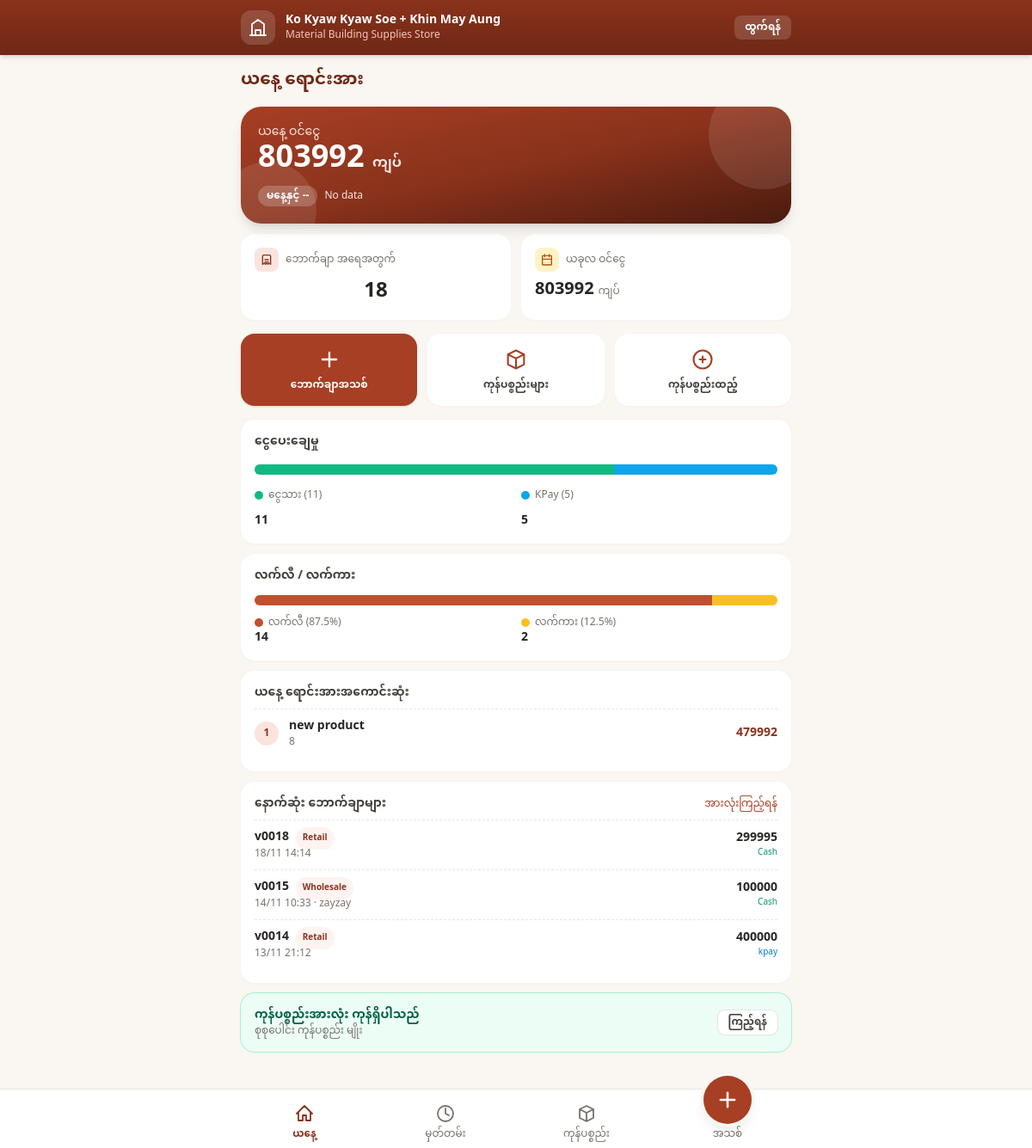
The app's page /products/index (signed in) with its own data.
### receiptinfo/models.py (models this page shows, shortened)
class Receipt(models.Model):
  class PayBy(models.TextChoices):
    CASH ="cash","Cash"
    KPAY = "Kpay","Kpay"
  class SaleType(models.TextChoices):
    RETAIL = "retail"
    WHOLESALE = "wholesale"
  v_code = models.CharField(max_length=20,unique=True,null=True,blank=True)
  customer = models.CharField(max_length=200,null=True,blank=True)
  pay_by = models.CharField(max_length=10,choices=PayBy.choices,default=PayBy.CASH)
  created_at = models.DateTimeField(auto_now_add=True)
  sale_type = models.CharField(max_length=10,choices=SaleType.choices,default=SaleType.RETAIL)
  is_void = models.BooleanField(default=False)
  @property
  def total_amount(self):
    return sum(item.total for item in self.items.all())

class ReceiptItem(models.Model):
  receipt = models.ForeignKey(Receipt,on_delete=models.CASCADE,related_name="items")
  product = models.ForeignKey(Product,on_delete=models.PROTECT)
  quantity = models.DecimalField(max_digits=10,decimal_places=2)
  unit_price = models.DecimalField(max_digits=10,decimal_places=2)
  @property
  def total(self):
    return self.quantity * self.unit_price

### productinfo/views.py (the view)
# urls.py: path('', RedirectView.as_view(pattern_name='index'), name='home'),
@login_required
def index(request):
  count = Receipt.objects.count()
  kpay  = Receipt.objects.filter(is_void=False,pay_by='kpay').count()
  cash  = Receipt.objects.filter(is_void=False,pay_by="cash").count()
  total = cash + kpay
  cash_pct = (cash / total * 100) if total else 0
  kpay_pct = (kpay / total * 100) if total else 0
  retail = Receipt.objects.filter(is_void=False,sale_type='retail').count()
  wholesale = Receipt.objects.filter(is_void=False,sale_type='wholesale').count()
  total_sale_type = retail + wholesale
  retail_pct = (retail / total_sale_type * 100) if total_sale_type else 0
  wholesale_pct = (wholesale / total_sale_type * 100) if total_sale_type else 0
  last_receipt = Receipt.objects.filter(is_void=False).order_by('-created_at')[:3]
  highest_amount = ReceiptItem.objects.filter(
    receipt__created_at__date=timezone.localdate()
  ).values(
    'product__name'
  ).annotate(
    qty=Sum('quantity'),
    amount=Sum(
        ExpressionWrapper(
            F('quantity') * F('unit_price'),
            output_field=DecimalField(max_digits=20, decimal_places=2)
        )
    )
  ).order_by('-amount')[:1]
  today_income =ReceiptItem.objects.filter(
  receipt__created_at__date=timezone.localdate()
  ).aggregate(
    total=Coalesce(
        Sum(
            ExpressionWrapper(
                F('quantity') * F('unit_price'),
                output_field=DecimalField(max_digits=20, decimal_places=2)
            )
        ),
        0,
        output_field=DecimalField(max_digits=20, decimal_places=2)
    )
  )['total']
  return render(request,'productinfo/index.html',{'count':count,'kpay':kpay,'cash':cash,'cash_pct':cash_pct,'kpay_pct':kpay_pct,'retail':retail,
  'wholesale':wholesale,'retail_pct':retail_pct,'wholesale_pct':wholesale_pct,'last_receipt':last_receipt,'highest_amount':highest_amount,'today_income':today_income})

### productinfo/templates/productinfo/index.html (shortened to what this page needs)
{% extends 'productinfo/base.html' %}
{% block content %}
<div class="mb-4">
  <h2 class="text-xl font-bold text-brick-800">ယနေ့ ရောင်းအား</h2>
</div>
<div class="relative overflow-hidden rounded-3xl bg-gradient-to-br from-brick-600 via-brick-700 to-brick-900 p-5 text-white shadow-lg">
  <div class="absolute -right-8 -top-8 h-32 w-32 rounded-full bg-white/10"></div>
  <div class="absolute -bottom-10 -left-6 h-28 w-28 rounded-full bg-white/10"></div>
  <div class="relative">
    <p class="text-sm font-medium text-brick-100">ယနေ့ ဝင်ငွေ</p>
    <p class="mt-1 text-4xl font-extrabold leading-none">
      {{ today_income|floatformat:0 }}
      <span class="text-base font-semibold text-brick-100">ကျပ်</span>
    </p>
    <div class="mt-3 flex flex-wrap items-center gap-2 text-xs">
      {% if diff > 0 %}
        <span class="rounded-full bg-emerald-400/90 px-2.5 py-1 font-semibold text-emerald-950">
          ▲ မနေ့ကထက် {{ diff|floatformat:0 }}
        </span>
      {% elif diff < 0 %}
        <span class="rounded-full bg-red-300 px-2.5 py-1 font-semibold text-red-950">
          ▼ မနေ့ကထက် {{ diff|floatformat:0 }}
        </span>
      {% else %}
        <span class="rounded-full bg-white/20 px-2.5 py-1 font-semibold">မနေ့နှင့် --</span>
      {% endif %}
      <span class="text-brick-100">No data</span>
    </div>
  </div>
</div>
<div class="mt-3 grid grid-cols-2 gap-3">
  <div class="rounded-2xl bg-white p-4 shadow-sm ring-1 ring-stone-100">
    <div class="flex items-center gap-2 text-xs font-medium text-stone-500">
        <span class="flex h-7 w-7 items-center justify-center rounded-lg bg-brick-100 text-brick-700">
             <svg class="h-4 w-4" fill="none" stroke="currentColor" stroke-width="2" viewBox="0 0 24 24"><path stroke-linecap="round" stroke-linejoin="round" d="M9 12h6m-6 4h6M7 4h10a2 2 0 012 2v14l-3-2-2 2-2-2-2 2-2-2-3 2V6a2 2 0 012-2z"/></svg>
        </span>
        ဘောက်ချာ အရေအတွက်
    </div>
    <p class="mt-2 flex items-center justify-center text-2xl font-bold text-ring-stone-100">
        {{ count }}
    </p>
</div>
  <div class="rounded-2xl bg-white p-4 shadow-sm ring-1 ring-stone-100">
    <div class="flex items-center gap-2 text-xs font-medium text-stone-500">
      <span class="flex h-7 w-7 items-center justify-center rounded-lg bg-amber-100 text-amber-700">
        <svg class="h-4 w-4" fill="none" stroke="currentColor" stroke-width="2" viewBox="0 0 24 24"><path stroke-linecap="round" stroke-linejoin="round" d="M8 7V3m8 4V3M4 11h16M5 5h14a1 1 0 011 1v14a1 1 0 01-1 1H5a1 1 0 01-1-1V6a1 1 0 011-1z"/></svg>
      </span>
      ယခုလ ဝင်ငွေ
    </div>
    <p class="mt-2 text-xl font-bold text-stone-800">
      {{ today_income|floatformat:0 }} <span class="text-xs font-medium text-stone-500">ကျပ်</span>
    </p>
  </div>
</div>
<div class="mt-4 grid grid-cols-3 gap-3">
  <a href="{% url 'receipt_create' %}" class="flex flex-col items-center gap-2 rounded-2xl bg-brick-600 px-2 py-4 text-center text-xs font-semibold text-white shadow active:bg-brick-700">
    <svg class="h-7 w-7" fill="none" stroke="currentColor" stroke-width="2" viewBox="0 0 24 24"><path stroke-linecap="round" stroke-linejoin="round" d="M12 5v14M5 12h14"/></svg>
    ဘောက်ချာအသစ်
  </a>
  <a href="{% url 'product_view' %}" class="flex flex-col items-center gap-2 rounded-2xl bg-white px-2 py-4 text-center text-xs font-semibold text-stone-700 shadow-sm ring-1 ring-stone-100 active:bg-stone-50">
    <svg class="h-7 w-7 text-brick-600" fill="none" stroke="currentColor" stroke-width="1.8" viewBox="0 0 24 24"><path stroke-linecap="round" stroke-linejoin="round" d="M20 7l-8-4-8 4m16 0l-8 4m8-4v10l-8 4m0-10L4 7m8 4v10M4 7v10l8 4"/></svg>
    ကုန်ပစ္စည်းများ
  </a>
  <a href="{% url 'product_create' %}" class="flex flex-col items-center gap-2 rounded-2xl bg-white px-2 py-4 text-center text-xs font-semibold text-stone-700 shadow-sm ring-1 ring-stone-100 active:bg-stone-50">
    <svg class="h-7 w-7 text-brick-600" fill="none" stroke="currentColor" stroke-width="1.8" viewBox="0 0 24 24"><path stroke-linecap="round" stroke-linejoin="round" d="M12 9v6m3-3H9m12 0a9 9 0 11-18 0 9 9 0 0118 0z"/></svg>
    ကုန်ပစ္စည်းထည့်
  </a>
</div>
<div class="mt-4 rounded-2xl bg-white p-4 shadow-sm ring-1 ring-stone-100 space-y-4">
  <h3 class="mb-3 text-sm font-bold text-stone-700">ငွေပေးချေမှု</h3>
  <div class="flex h-3 overflow-hidden rounded-full bg-stone-100">
    <div class="bg-emerald-500" style="width: {{ cash_pct }}%"></div>
    <div class="bg-sky-500" style="width: {{ kpay_pct }}%"></div>
  </div>
  <div class="mt-3 grid grid-cols-2 gap-3 text-sm">
    <div class="space-y-3">
      <p class="flex items-center gap-1.5 text-xs text-stone-500"><span class="h-2.5 w-2.5 rounded-full bg-emerald-500"></span>ငွေသား ({{ cash }})</p>
      <p class="font-bold text-stone-800">{{ cash|floatformat:0 }}</p>
    </div>
    <div class="space-y-3">
      <p class="flex items-center gap-1.5 text-xs text-stone-500"><span class="h-2.5 w-2.5 rounded-full bg-sky-500"></span>KPay ({{ kpay }})</p>
      <p class="font-bold text-stone-800">{{ kpay|floatformat:0 }}</p>
    </div>
  </div>
</div>
<div class="mt-3 rounded-2xl bg-white p-4 shadow-sm ring-1 ring-stone-100">
  <h3 class="mb-3 text-sm font-bold text-stone-700">လက်လီ / လက်ကား</h3>
  <div class="flex h-3 overflow-hidden rounded-full bg-stone-100">
    <div class="bg-brick-500" style="width: {{ retail_pct }}%"></div>
    <div class="bg-amber-400" style="width: {{ wholesale_pct }}%"></div>
  </div>
  <div class="mt-3 grid grid-cols-2 gap-3 text-sm">
    <div>
      <p class="flex items-center gap-1.5 text-xs text-stone-500"><span class="h-2.5 w-2.5 rounded-full bg-brick-500"></span>လက်လီ ({{ retail_pct }}%)</p>
      <p class="font-bold text-stone-800">{{ retail|floatformat:0 }}</p>
    </div>
    <div>
      <p class="flex items-center gap-1.5 text-xs text-stone-500"><span class="h-2.5 w-2.5 rounded-full bg-amber-400"></span>လက်ကား ({{ wholesale_pct }}%)</p>
      <p class="font-bold text-stone-800">{{ wholesale|floatformat:0 }}</p>
    </div>
  </div>
</div>
<div class="mt-3 rounded-2xl bg-white p-4 shadow-sm ring-1 ring-stone-100">
  <h3 class="mb-2 text-sm font-bold text-stone-700">ယနေ့ ရောင်းအားအကောင်းဆုံး</h3>
  {% for tp in highest_amount %}
  <div class="flex items-center gap-3 border-t border-dashed border-stone-200 py-2.5 first:border-0">
    <span class="flex h-7 w-7 shrink-0 items-center justify-center rounded-full bg-brick-100 text-xs font-bold text-brick-700">{{ forloop.counter }}</span>
    <div class="min-w-0 flex-1">
      <p class="truncate text-sm font-semibold text-stone-800">{{ tp.product__name }}</p>
      <p class="text-xs text-stone-500">{{ tp.qty|floatformat:"-2" }}</p>
    </div>
    <p class="text-sm font-bold text-brick-700">{{ tp.amount|floatformat:0 }}</p>
  </div>
  {% empty %}
  <p class="py-4 text-center text-sm text-stone-400">ယနေ့ ရောင်းချမှု မရှိသေးပါ</p>
  {% endfor %}
</div>
<div class="mt-3 rounded-2xl bg-white p-4 shadow-sm ring-1 ring-stone-100">
  <div class="mb-2 flex items-center justify-between">
    <h3 class="text-sm font-bold text-stone-700">နောက်ဆုံး ဘောက်ချာများ</h3>
    <a href="{% url 'receipt_view' %}" class="text-xs font-medium text-brick-600">အားလုံးကြည့်ရန်</a>
  </div>
  {% for r in last_receipt %}
  <a href="{% url 'receipt_detail' r.pk %}"
     class="flex items-center justify-between gap-3 border-t border-dashed border-stone-200 py-2.5 first:border-0 active:bg-stone-50">
    <div class="min-w-0">
      <p class="text-sm font-semibold text-stone-800">{{ r.v_code }}
        <span class="ml-1 rounded-full bg-brick-50 px-2 py-0.5 text-[10px] font-semibold text-brick-700">{{ r.get_sale_type_display }}</span>
      </p>
      <p class="truncate text-xs text-stone-500">
        {{ r.created_at|date:"d/m H:i" }}{% if r.customer %} · {{ r.customer }}{% endif %}
      </p>
    </div>
    <div class="shrink-0 text-right">
      <p class="text-sm font-bold text-stone-800">{{ r.total_amount|floatformat:0 }}</p>
      <p class="text-[10px] font-medium {% if r.pay_by == 'kpay' %}text-sky-600{% else %}text-emerald-600{% endif %}">{{ r.get_pay_by_display }}</p>
    </div>
  </a>
  {% empty %}
  <p class="py-4 text-center text-sm text-stone-400">ဘောက်ချာ မရှိသေးပါ</p>
  {% endfor %}
</div>
<div class="mt-3 flex items-center justify-between gap-3 rounded-2xl p-4 ring-1
     {% if out_of_stock %}bg-red-50 ring-red-200{% else %}bg-emerald-50 ring-emerald-200{% endif %}">
  <div>
    <p class="text-sm font-bold {% if out_of_stock %}text-red-800{% else %}text-emerald-800{% endif %}">
      {% if out_of_stock %}ကုန်ပြတ်နေသော ပစ္စည်း {{ out_of_stock }} မျိုး{% else %}ကုန်ပစ္စည်းအားလုံး ကုန်ရှိပါသည်{% endif %}
    </p>
    <p class="text-xs text-stone-500">စုစုပေါင်း ကုန်ပစ္စည်း {{ product_count }} မျိုး</p>
  </div>
  <a href="{% url 'product_view' %}?status=out"
     class="shrink-0 rounded-lg bg-white px-3 py-1.5 text-xs font-semibold text-stone-700 shadow-sm ring-1 ring-stone-200">ကြည့်ရန်</a>
</div>
{% endblock %}

### records on screen
Receipt: v_code "v0018", sale_type "Retail", created_at "18/11 14:14", total_amount "299995", pay_by "Cash"
Receipt: v_code "v0015", sale_type "Wholesale", created_at "14/11 10:33", customer "zayzay", total_amount "100000", pay_by "Cash"
Receipt: v_code "v0014", sale_type "Retail", created_at "13/11 21:12", total_amount "400000", pay_by "kpay"

### other values on screen
{{ today_income|floatformat:0 }} "803992"
{{ count }} "18"
{{ cash }} "11"
{{ cash|floatformat:0 }} "11"
{{ kpay }} "5"
{{ kpay|floatformat:0 }} "5"
{{ retail_pct }} "87.5"
{{ retail|floatformat:0 }} "14"
{{ wholesale_pct }} "12.5"
{{ wholesale|floatformat:0 }} "2"
{{ tp.product__name }} "new product"
{{ tp.qty|floatformat:"-2" }} "8"
{{ tp.amount|floatformat:0 }} "479992"
